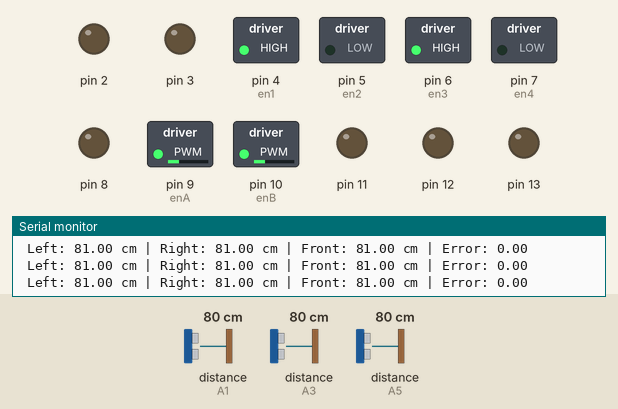
A sketch run on a simulated Arduino Uno, built with avr-gcc and run on an emulated ATmega328P. Shown: switched loads named in the sketch (green lamp = pin HIGH), output pins drawn as LEDs (lit = HIGH), the last lines printed to the serial monitor. Dashed ring = blinking. Inputs (shaded band) come from the test bench; at power-on: distance to the obstacle (sensors on A1, A3, A5) 80 cm. The echo pulse lasts 58.3 µs per cm.

Above: at 2.2 s.
2.3 s: distance to the obstacle (sensor on A1) set to 16 cm
5.3 s: distance to the obstacle (sensor on A1) set to 13 cm
At 6.3 s:
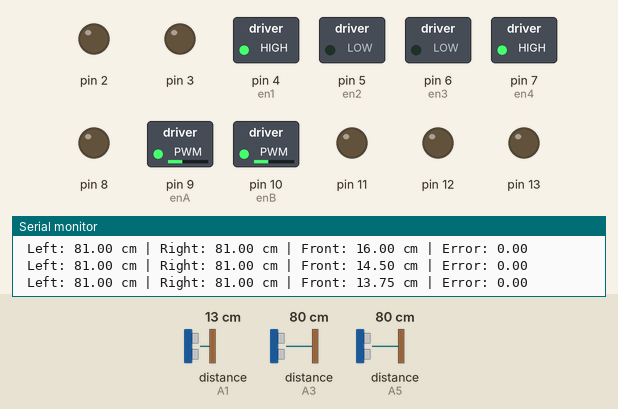
8.3 s: distance to the obstacle (sensor on A1) set to 18 cm
At 9.9 s:
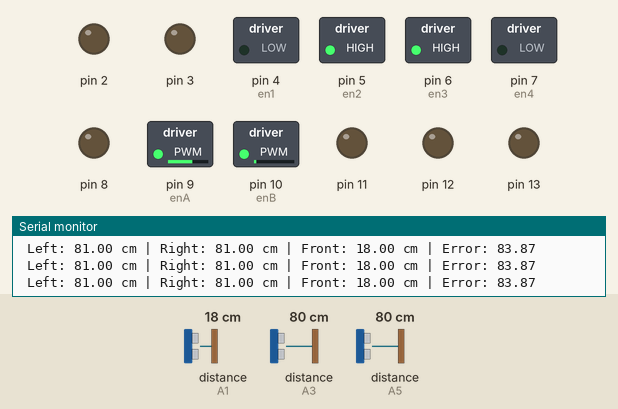
10.4 s: distance to the obstacle (sensor on A3) set to 73 cm
At 10.57 s:
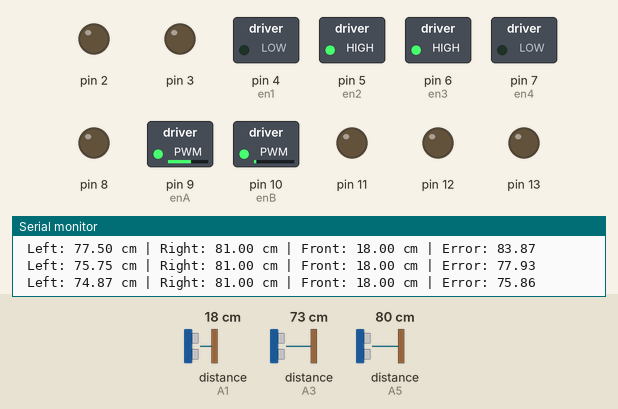
13.4 s: distance to the obstacle (sensor on A3) set to 70 cm
At 14.5 s:
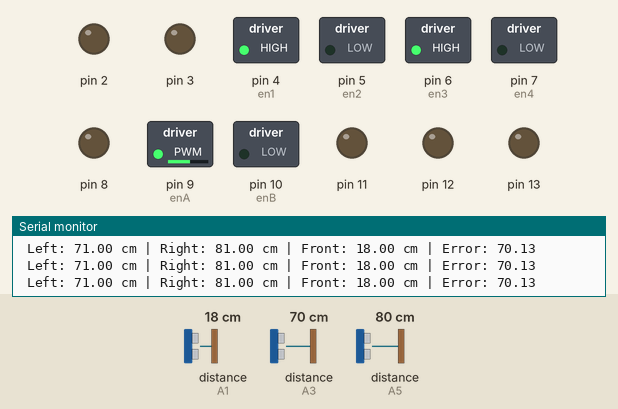
15.0 s: distance to the obstacle (sensor on A3) set to 9 cm
At 16.7 s:
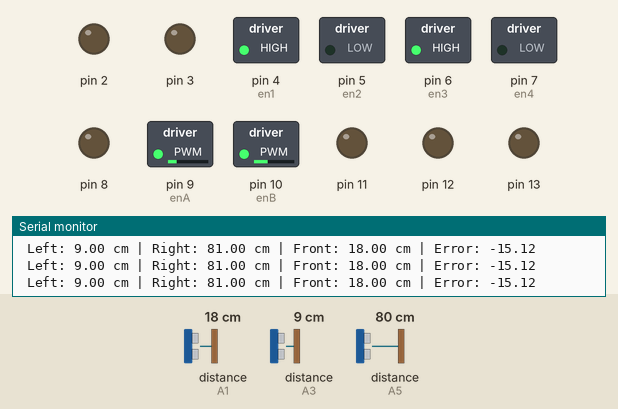
Timing chart, 0 to 18.2 s (numbered marks = the images above; inputs shaded):
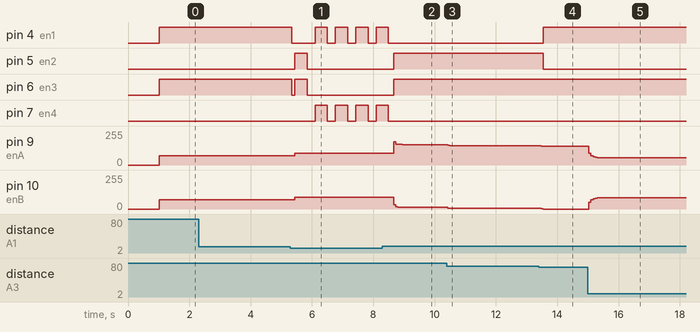

Measured:
- the behaviour switches between 15 and 14 cm on distance to the obstacle (sensor on A1) (found by bisection; images 0 and 1)
- the behaviour switches between 71 and 70 cm on distance to the obstacle (sensor on A3) (found by bisection; images 3 and 4)
- after the input at 5.3 s, pin 4 (en1): HIGH → LOW at once, then repeats every 0.66 s: HIGH 0.40 s, LOW 0.26 s; pin 5 (en2): LOW → HIGH after 0.14 s, → LOW 0.40 s later
- after the input at 8.3 s, pin 4 (en1): goes on until 8.5 s, then stays LOW; pin 5 (en2): LOW → HIGH after 0.36 s
- after the input at 10.4 s, pin 9 (enA): 153/255 → 147/255 at once, → 145/255 0.07 s later, → 144/255 0.14 s later; pin 10 (enB): 13/255 → 7/255 at once, → 5/255 0.07 s later, → 4/255 0.14 s later
- after the input at 13.4 s, pin 4 (en1): LOW → HIGH after 0.14 s; pin 5 (en2): HIGH → LOW after 0.14 s; pin 9 (enA): 144/255 → 141/255 after 0.07 s, → 140/255 0.07 s later; pin 10 (enB): 4/255 → 1/255 after 0.07 s, → 0/255 0.07 s later
- after the input at 15.0 s, pin 9 (enA): moves from 140/255 to 54/255 over 0.57 s, starting at once; pin 10 (enB): moves from 0/255 to 85/255 over 0.57 s, starting at once

The sketch:

MAIN.ino
```cpp
#include <NewPing.h>

// Pin Definitions
#define TRIGGER_PINL  A2  // Left sensor trigger
#define ECHO_PINL     A3  // Left sensor echo

#define TRIGGER_PINF  A0  // Front sensor trigger
#define ECHO_PINF     A1  // FIXED: Was incorrectly set to A2 (same as left trigger)

#define TRIGGER_PINR  A4  // Right sensor trigger
#define ECHO_PINR     A5  // Right sensor echo

#define MAX_DISTANCE 90  // Maximum distance to ping (in centimeters)

// Direction constants
#define STOP 0
#define FORWARD 1
#define BACKWARD 2
#define LEFT 3
#define RIGHT 4

// Motor pins
int en1 = 4;  // Left motor input 1
int en2 = 5;  // Left motor input 2
int en3 = 6;  // Right motor input 1
int en4 = 7;  // Right motor input 2
int enA = 9;  // Left motor enable (PWM)
int enB = 10; // Right motor enable (PWM)

// PID Control Parameters - ADJUSTED for smoother control
float P = 0.8;    // Increased from 0.7 for more responsive correction
float D = 0.6;    // Increased from 0.5 for better stability
float I = 0.3;    // Decreased from 0.4 to reduce oscillation
float oldErrorP = 0;
float totalError = 0;
int offset = 5;   // Offset for wall following

// Wall detection thresholds - ADJUSTED to avoid collisions
int wall_threshold = 15;   // Increased from 13
int front_threshold = 15;  // Increased from 7 to detect walls earlier

// Speed settings
int baseSpeed = 70;  // Base motor speed
int turnSpeed = 90;  // Speed during turns
int RMS;  // Right motor speed
int LMS;  // Left motor speed

// State variables
boolean frontwall = false;
boolean leftwall = false;
boolean rightwall = false;
boolean first_turn = false;
boolean rightWallFollow = false;
boolean leftWallFollow = false;

// Setup sonar sensors
NewPing sonarLeft(TRIGGER_PINL, ECHO_PINL, MAX_DISTANCE);
NewPing sonarRight(TRIGGER_PINR, ECHO_PINR, MAX_DISTANCE);
NewPing sonarFront(TRIGGER_PINF, ECHO_PINF, MAX_DISTANCE);

// Sensor readings
float oldLeftSensor = 0, oldRightSensor = 0, leftSensor = 0, rightSensor = 0;
float frontSensor = 0, oldFrontSensor = 0, lSensor = 0, rSensor = 0, fSensor = 0;

void setup() {
  Serial.begin(9600);

  // Initialize all motor pins as outputs
  for (int i = 2; i <= 13; i++)
    pinMode(i, OUTPUT);

  // Set initial state
  first_turn = false;
  rightWallFollow = false;
  leftWallFollow = false;

  // Initial stop
  setDirection(STOP);
  delay(1000);
}

void loop() {
  // Read sensor values
  ReadSensors();

  // Detect walls
  walls();

  // Debug output
  printSensorReadings();

  // Safety check - stop if sensors return invalid readings
  if ((leftSensor == 0 || leftSensor > 100) &&
      (rightSensor == 0 || rightSensor > 100) &&
      (frontSensor == 0 || frontSensor > 100)) {
    setDirection(STOP);
    delay(100);
    return;
  }

  // Emergency stop if front distance is very small
  if (frontSensor > 0 && frontSensor < 5) {
    setDirection(STOP);
    delay(100);
    setDirection(BACKWARD);
    delay(300);
    return;
  }

  // Wall following logic
  if (!first_turn) {
    // Initial mode - find a wall to follow
    if (frontwall) {
      // Front blocked, decide which way to turn
      if (!leftwall && !rightwall) {
        // If both sides are open, prefer left
        executeLeftTurn();
        first_turn = true;
        leftWallFollow = true;
      } else if (!leftwall) {
        executeLeftTurn();
        first_turn = true;
        leftWallFollow = true;
      } else if (!rightwall) {
        executeRightTurn();
        first_turn = true;
        rightWallFollow = true;
      } else {
        // All sides blocked, back up and try again
        setDirection(BACKWARD);
        analogWrite(enA, baseSpeed);
        analogWrite(enB, baseSpeed);
        delay(500);
      }
    } else {
      // No front wall, use PID to go straight
      pid_start();
    }
  } else {
    // Handle the case where we're already following a wall
    if (frontwall) {
      // Front wall detected, turn according to which wall we're following
      if (leftWallFollow) {
        if (!rightwall) {
          executeRightTurn();
        } else {
          executeLeftTurn();
        }
      } else if (rightWallFollow) {
        if (!leftwall) {
          executeLeftTurn();
        } else {
          executeRightTurn();
        }
      }
    } else {
      // No front wall - continue wall following
      if (leftWallFollow) {
        PID(true);
      } else if (rightWallFollow) {
        PID(false);
      }
    }
  }

  // Brief delay for stability
  delay(50);
}

// Execute a sharper left turn to avoid walls
void executeLeftTurn() {
  setDirection(STOP);
  delay(100);
  setDirection(LEFT);
  analogWrite(enA, turnSpeed);
  analogWrite(enB, turnSpeed);
  delay(400);  // Longer turn duration
  setDirection(STOP);
  delay(100);
}

// Execute a sharper right turn to avoid walls
void executeRightTurn() {
  setDirection(STOP);
  delay(100);
  setDirection(RIGHT);
  analogWrite(enA, turnSpeed);
  analogWrite(enB, turnSpeed);
  delay(400);  // Longer turn duration
  setDirection(STOP);
  delay(100);
}

// Print sensor readings for debugging
void printSensorReadings() {
  Serial.print(" Left: ");
  Serial.print(leftSensor);
  Serial.print(" cm | Right: ");
  Serial.print(rightSensor);
  Serial.print(" cm | Front: ");
  Serial.print(frontSensor);
  Serial.print(" cm | Error: ");
  Serial.println(totalError);
}

// Motor direction control
void setDirection(int dir) {
  switch (dir) {
    case FORWARD:
      digitalWrite(en1, HIGH);  // Left wheel forward
      digitalWrite(en2, LOW);
      digitalWrite(en3, HIGH);  // Right wheel forward
      digitalWrite(en4, LOW);
      break;
    case LEFT:
      digitalWrite(en1, LOW);   // Left wheel backward
      digitalWrite(en2, HIGH);
      digitalWrite(en3, HIGH);  // Right wheel forward
      digitalWrite(en4, LOW);
      break;
    case RIGHT:
      digitalWrite(en1, HIGH);  // Left wheel forward
      digitalWrite(en2, LOW);
      digitalWrite(en3, LOW);   // Right wheel backward
      digitalWrite(en4, HIGH);
      break;
    case STOP:
      digitalWrite(en1, LOW);   // Both wheels stop
      digitalWrite(en2, LOW);
      digitalWrite(en3, LOW);
      digitalWrite(en4, LOW);
      break;
    case BACKWARD:
      digitalWrite(en1, LOW);   // Both wheels backward
      digitalWrite(en2, HIGH);
      digitalWrite(en3, LOW);
      digitalWrite(en4, HIGH);
      break;
  }
}

// Read and smooth sensor values
void ReadSensors() {
  // Get raw readings
  lSensor = sonarLeft.ping_cm();
  rSensor = sonarRight.ping_cm();
  fSensor = sonarFront.ping_cm();

  // Apply filtering to reduce noise
  if (lSensor > 0) {
    leftSensor = (lSensor + oldLeftSensor) / 2;
    oldLeftSensor = leftSensor;
  }

  if (rSensor > 0) {
    rightSensor = (rSensor + oldRightSensor) / 2;
    oldRightSensor = rightSensor;
  }

  if (fSensor > 0) {
    frontSensor = (fSensor + oldFrontSensor) / 2;
    oldFrontSensor = frontSensor;
  }
}

// Initial PID control for going straight
void pid_start() {
  // Calculate PID error
  float errorP = leftSensor - rightSensor;
  float errorD = errorP - oldErrorP;
  float errorI = (2.0 / 3.0) * totalError + errorP;  // FIXED: was using errorI variable that wasn't updated

  totalError = P * errorP + D * errorD + I * errorI;
  oldErrorP = errorP;

  // Calculate motor speeds
  RMS = baseSpeed + totalError;
  LMS = baseSpeed - totalError;

  // Ensure motor speeds are valid
  RMS = constrain(RMS, -255, 255);
  LMS = constrain(LMS, -255, 255);

  // Apply motor direction based on speed values
  if (RMS < 0) {
    RMS = map(RMS, 0, -255, 0, 255);
    analogWrite(enA, RMS);
    analogWrite(enB, LMS);
    setDirection(RIGHT);
  }
  else if (LMS < 0) {
    LMS = map(LMS, 0, -255, 0, 255);
    analogWrite(enA, RMS);
    analogWrite(enB, LMS);
    setDirection(LEFT);
  }
  else {
    analogWrite(enA, RMS);
    analogWrite(enB, LMS);
    setDirection(FORWARD);
  }
}

// PID control for wall following
void PID(boolean left) {
  float errorP;

  // Calculate error based on which wall we're following
  if (left) {
    errorP = leftSensor - wall_threshold - offset;
  } else {
    errorP = wall_threshold - rightSensor - offset;
  }

  float errorD = errorP - oldErrorP;
  float errorI = (2.0 / 3.0) * totalError + errorP;  // FIXED: was using errorI variable incorrectly

  totalError = P * errorP + D * errorD + I * errorI;
  oldErrorP = errorP;

  // Calculate motor speeds
  RMS = baseSpeed + totalError;
  LMS = baseSpeed - totalError;

  // Ensure motor speeds are valid
  RMS = constrain(RMS, -255, 255);
  LMS = constrain(LMS, -255, 255);

  // Apply motor direction based on speed values
  if (RMS < 0) {
    RMS = map(RMS, 0, -255, 0, 255);
    analogWrite(enA, RMS);
    analogWrite(enB, LMS);
    setDirection(RIGHT);
  }
  else if (LMS < 0) {
    LMS = map(LMS, 0, -255, 0, 255);
    analogWrite(enA, RMS);
    analogWrite(enB, LMS);
    setDirection(LEFT);
  }
  else {
    analogWrite(enA, RMS);
    analogWrite(enB, LMS);
    setDirection(FORWARD);
  }
}

// Detect walls based on sensor readings and thresholds
void walls() {
  leftwall = (leftSensor > 0 && leftSensor < wall_threshold);
  rightwall = (rightSensor > 0 && rightSensor < wall_threshold);
  frontwall = (frontSensor > 0 && frontSensor < front_threshold);
}
```
